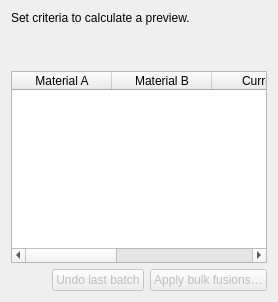
         <widget class="QWidget" name="genericFusionPreviewPanel">
          <layout class="QVBoxLayout" name="genericFusionPreviewLayout">
           <item>
            <widget class="QLabel" name="genericFusionSummaryLabel">
             <property name="text">
              <string>Set criteria to calculate a preview.</string>
             </property>
             <property name="wordWrap">
              <bool>true</bool>
             </property>
            </widget>
           </item>
           <item>
            <widget class="QLabel" name="genericFusionErrorsLabel">
             <property name="text">
              <string />
             </property>
             <property name="wordWrap">
              <bool>true</bool>
             </property>
            </widget>
           </item>
           <item>
            <widget class="QLabel" name="genericFusionWarningsLabel">
             <property name="text">
              <string />
             </property>
             <property name="wordWrap">
              <bool>true</bool>
             </property>
            </widget>
           </item>
           <item>
            <widget class="QTableWidget" name="genericFusionPlanTable">
             <column>
              <property name="text">
               <string>Material A</string>
              </property>
             </column>
             <column>
              <property name="text">
               <string>Material B</string>
              </property>
             </column>
             <column>
              <property name="text">
               <string>Current</string>
              </property>
             </column>
             <column>
              <property name="text">
               <string>After</string>
              </property>
             </column>
             <column>
              <property name="text">
               <string>Action</string>
              </property>
             </column>
            </widget>
           </item>
           <item>
            <layout class="QHBoxLayout" name="genericFusionActionLayout">
             <item>
              <spacer name="genericFusionActionSpacer">
               <property name="orientation">
                <enum>Qt::Orientation::Horizontal</enum>
               </property>
               <property name="sizeHint" stdset="0">
                <size>
                 <width>40</width>
                 <height>20</height>
                </size>
               </property>
              </spacer>
             </item>
             <item>
              <widget class="QPushButton" name="undoBulkFusionsButton">
               <property name="enabled">
                <bool>false</bool>
               </property>
               <property name="text">
                <string>Undo last batch</string>
               </property>
              </widget>
             </item>
             <item>
              <widget class="QPushButton" name="applyBulkFusionsButton">
               <property name="enabled">
                <bool>false</bool>
               </property>
               <property name="text">
                <string>Apply bulk fusions…</string>
               </property>
              </widget>
             </item>
            </layout>
           </item>
          </layout>
         </widget>
